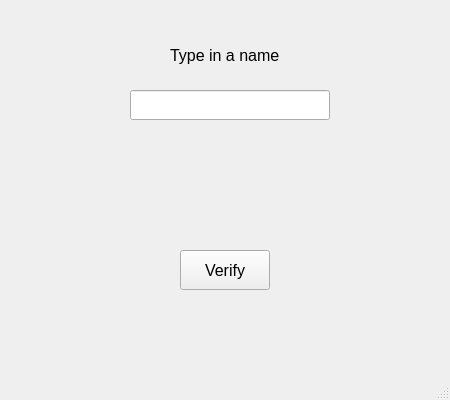
<?xml version="1.0" encoding="UTF-8"?>
<ui version="4.0">
 <class>MainWindow</class>
 <widget class="QMainWindow" name="MainWindow">
  <property name="geometry">
   <rect>
    <x>0</x>
    <y>0</y>
    <width>450</width>
    <height>400</height>
   </rect>
  </property>
  <property name="windowTitle">
   <string>MainWindow</string>
  </property>
  <widget class="QWidget" name="centralwidget">
   <widget class="QPushButton" name="pushButton">
    <property name="geometry">
     <rect>
      <x>180</x>
      <y>250</y>
      <width>90</width>
      <height>40</height>
     </rect>
    </property>
    <property name="font">
     <font>
      <pointsize>12</pointsize>
     </font>
    </property>
    <property name="text">
     <string>Verify</string>
    </property>
   </widget>
   <widget class="QLineEdit" name="lineEdit">
    <property name="geometry">
     <rect>
      <x>130</x>
      <y>90</y>
      <width>200</width>
      <height>30</height>
     </rect>
    </property>
    <property name="font">
     <font>
      <pointsize>12</pointsize>
     </font>
    </property>
   </widget>
   <widget class="QLabel" name="label">
    <property name="geometry">
     <rect>
      <x>170</x>
      <y>40</y>
      <width>150</width>
      <height>30</height>
     </rect>
    </property>
    <property name="font">
     <font>
      <pointsize>12</pointsize>
     </font>
    </property>
    <property name="text">
     <string>Type in a name</string>
    </property>
   </widget>
  </widget>
  <widget class="QMenuBar" name="menubar">
   <property name="geometry">
    <rect>
     <x>0</x>
     <y>0</y>
     <width>450</width>
     <height>21</height>
    </rect>
   </property>
  </widget>
  <widget class="QStatusBar" name="statusbar"/>
 </widget>
 <resources/>
 <connections/>
</ui>
